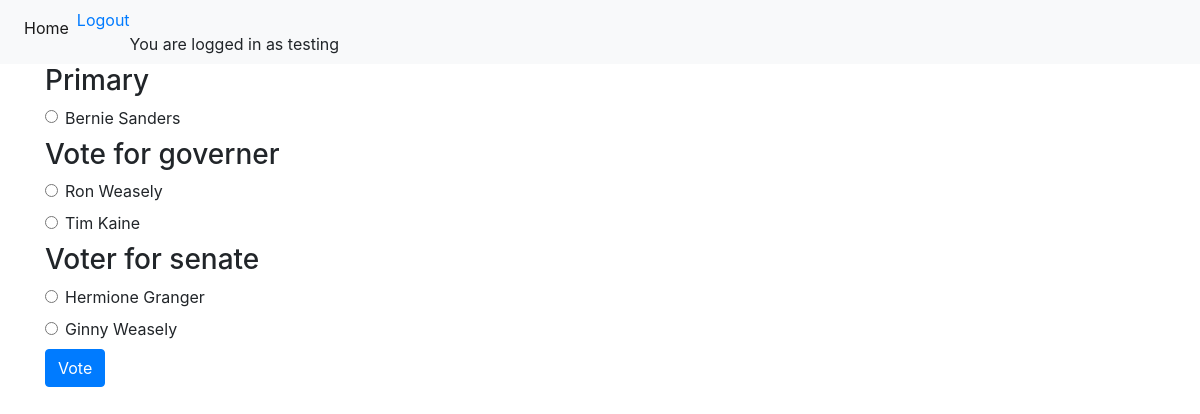
/candidates/2018-07/vote (signed in), run on the app's committed database.
### polls/models.py (models this page shows, shortened)
class Ballot(models.Model):
    question_text = models.CharField(max_length=200, default="Default question")
    election = models.ForeignKey(Election, on_delete=models.CASCADE, null=True)

class Candidate(models.Model):
    first_name = models.CharField(max_length=50)
    last_name = models.CharField(max_length=50)
    party = models.CharField(max_length=20)
    ballot = models.ForeignKey(Ballot, on_delete=models.CASCADE)
    number_of_votes = models.IntegerField()
    def __str__(self):
        return self.first_name + " " + self.last_name

### polls/views.py (the view)
# urls.py: url(r'^candidates/'+election_id_regex+'/vote$', views.vote, name='vote'),
def vote(request, election_id):
    election = get_object_or_404(Election, id=election_id)
    return render(request, 'detail.html', {
        'election': election
    })

### polls/templates/detail.html (shortened to what this page needs)
{% extends 'base.html' %}
{% block content %}
<form action="{% url 'show_confirmation' election.id %}" method="post">
            {% for ballot in election.ballot_set.all %}
                <h3>{{ ballot.question_text }}</h3>
                {% for candidate in ballot.candidate_set.all %}
                    <div class='form-check' >
                        <input class="form-check-input" type="radio" name="candidate{{ forloop.parentloop.counter0 }}" id="candidate2{{ forloop.counter }}" value="{{ candidate.id }}" />
                        <label for="candidate{{ forloop.counter }}">{{ candidate }}</label>
                    </div>
                {% endfor %}
            {% endfor %}
            <input class='btn btn-primary' type="submit" value="Vote"/>
                </form>
{% endblock %}

### polls/templates/base.html (shortened to what this page needs)
<!DOCTYPE html>
<html lang="en">
<head>
    <link rel="stylesheet" href="https://maxcdn.bootstrapcdn.com/bootstrap/4.0.0/css/bootstrap.min.css">
</head>
<body>
    <nav class="navbar navbar-expand-lg navbar-light bg-light">
        <div class="collapse navbar-collapse" id="navbarNavAltMarkup">
        <div class="navbar-nav">
            <a class="nav-item nav-link active" href="/">Home <span class="sr-only">(current)</span></a>
            {% if user.is_authenticated %}
                <a href="{% url 'logout' %}" class="llbutton">Logout</a>
            {% endif %}
        <br>
        {% if user.is_authenticated %}
            You are logged in as {{ user }}
        {% endif %}
        </div>
      </div>
    </nav>
    <div class="container">
    {% block content %}
    {% endblock %}
</body>
</html>

### data on the page
Ballot: question_text "Primary"
Candidate: first_name+last_name "Bernie Sanders"
Ballot: question_text "Vote for governer"
Candidate: first_name+last_name "Ron Weasely"
Candidate: first_name+last_name "Tim Kaine"
Ballot: question_text "Voter for senate"
Candidate: first_name+last_name "Hermione Granger"
Candidate: first_name+last_name "Ginny Weasely"

### other printed values
{{ user }} "testing"
